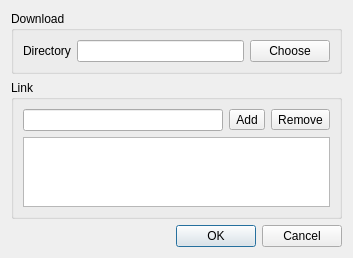
<?xml version="1.0" encoding="UTF-8"?>
<ui version="4.0">
 <class>OptionDialog</class>
 <widget class="QDialog" name="OptionDialog">
  <property name="geometry">
   <rect>
    <x>0</x>
    <y>0</y>
    <width>353</width>
    <height>203</height>
   </rect>
  </property>
  <property name="windowTitle">
   <string>Option</string>
  </property>
  <layout class="QVBoxLayout" name="verticalLayout_2">
   <item>
    <layout class="QVBoxLayout" name="verticalLayout">
     <item>
      <widget class="QGroupBox" name="groupBox_2">
       <property name="title">
        <string>Download</string>
       </property>
       <layout class="QVBoxLayout" name="verticalLayout_4">
        <item>
         <layout class="QHBoxLayout" name="horizontalLayout">
          <item>
           <widget class="QLabel" name="label">
            <property name="text">
             <string>Directory</string>
            </property>
           </widget>
          </item>
          <item>
           <widget class="QLineEdit" name="download_directory_path_edit"/>
          </item>
          <item>
           <widget class="QPushButton" name="pushButton">
            <property name="text">
             <string>Choose</string>
            </property>
           </widget>
          </item>
         </layout>
        </item>
       </layout>
       <zorder>label</zorder>
       <zorder></zorder>
      </widget>
     </item>
     <item>
      <widget class="QGroupBox" name="groupBox">
       <property name="title">
        <string>Link</string>
       </property>
       <layout class="QVBoxLayout" name="verticalLayout_3">
        <item>
         <layout class="QHBoxLayout" name="horizontalLayout_2">
          <item>
           <widget class="QLineEdit" name="lineEdit"/>
          </item>
          <item>
           <widget class="QToolButton" name="toolButton_2">
            <property name="text">
             <string>Add</string>
            </property>
           </widget>
          </item>
          <item>
           <widget class="QToolButton" name="toolButton">
            <property name="text">
             <string>Remove</string>
            </property>
           </widget>
          </item>
         </layout>
        </item>
        <item>
         <widget class="QListWidget" name="listWidget"/>
        </item>
       </layout>
      </widget>
     </item>
     <item>
      <widget class="QDialogButtonBox" name="buttonBox">
       <property name="orientation">
        <enum>Qt::Horizontal</enum>
       </property>
       <property name="standardButtons">
        <set>QDialogButtonBox::Cancel|QDialogButtonBox::Ok</set>
       </property>
      </widget>
     </item>
    </layout>
   </item>
  </layout>
 </widget>
 <resources/>
 <connections>
  <connection>
   <sender>buttonBox</sender>
   <signal>accepted()</signal>
   <receiver>OptionDialog</receiver>
   <slot>accept()</slot>
   <hints>
    <hint type="sourcelabel">
     <x>258</x>
     <y>192</y>
    </hint>
    <hint type="destinationlabel">
     <x>157</x>
     <y>85</y>
    </hint>
   </hints>
  </connection>
  <connection>
   <sender>buttonBox</sender>
   <signal>rejected()</signal>
   <receiver>OptionDialog</receiver>
   <slot>reject()</slot>
   <hints>
    <hint type="sourcelabel">
     <x>326</x>
     <y>192</y>
    </hint>
    <hint type="destinationlabel">
     <x>286</x>
     <y>85</y>
    </hint>
   </hints>
  </connection>
  <connection>
   <sender>pushButton</sender>
   <signal>pressed()</signal>
   <receiver>OptionDialog</receiver>
   <slot>ChooseDownloadDirectoryPath()</slot>
   <hints>
    <hint type="sourcelabel">
     <x>330</x>
     <y>59</y>
    </hint>
    <hint type="destinationlabel">
     <x>352</x>
     <y>18</y>
    </hint>
   </hints>
  </connection>
  <connection>
   <sender>toolButton_2</sender>
   <signal>pressed()</signal>
   <receiver>OptionDialog</receiver>
   <slot>AddNewLinkNodeId()</slot>
   <hints>
    <hint type="sourcelabel">
     <x>251</x>
     <y>111</y>
    </hint>
    <hint type="destinationlabel">
     <x>348</x>
     <y>64</y>
    </hint>
   </hints>
  </connection>
  <connection>
   <sender>toolButton</sender>
   <signal>pressed()</signal>
   <receiver>OptionDialog</receiver>
   <slot>RemoveLinkNodeId()</slot>
   <hints>
    <hint type="sourcelabel">
     <x>289</x>
     <y>115</y>
    </hint>
    <hint type="destinationlabel">
     <x>350</x>
     <y>132</y>
    </hint>
   </hints>
  </connection>
 </connections>
 <slots>
  <slot>ChooseDownloadDirectoryPath()</slot>
  <slot>AddNewLinkNodeId()</slot>
  <slot>RemoveLinkNodeId()</slot>
 </slots>
</ui>
